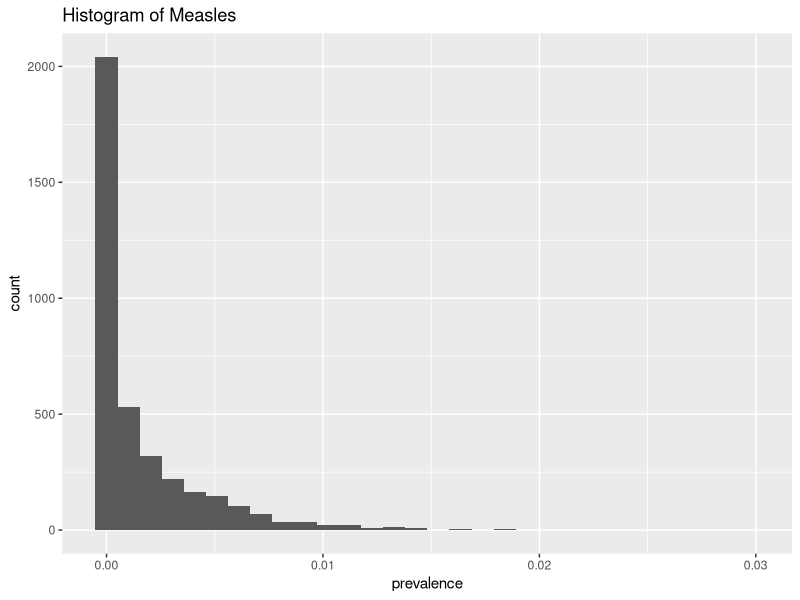
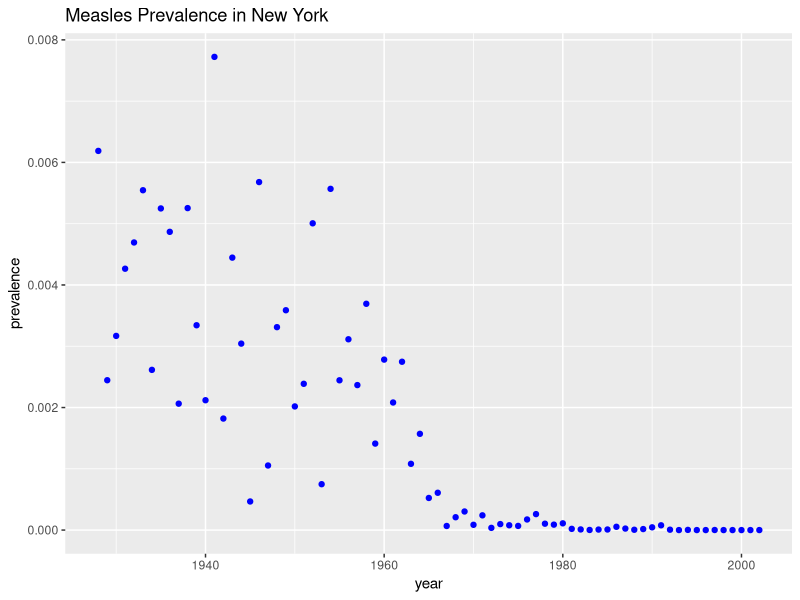
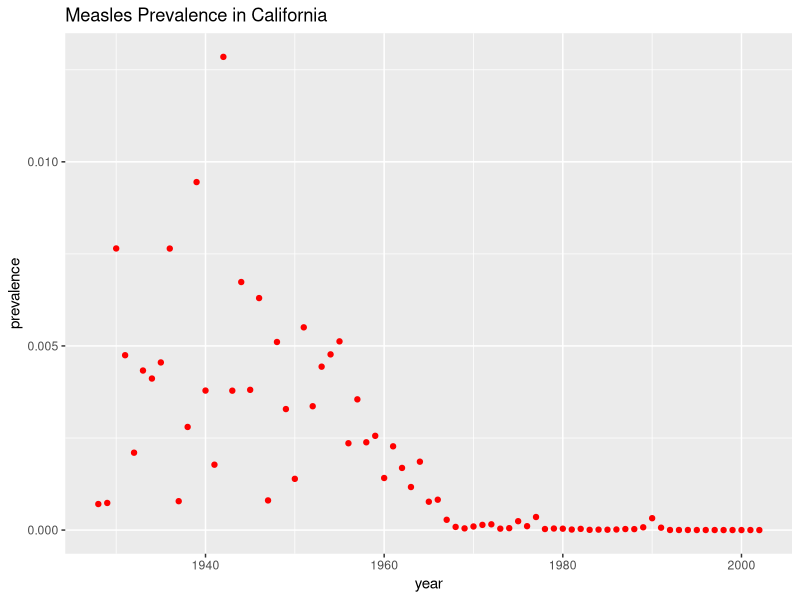

R code for these plots, in order: (Note: this script raises an error after producing the figures.)
## ---- chunk 1
knitr::opts_chunk$set(echo = TRUE, message = FALSE, warning = FALSE) # no need to change these options
library(tidyverse)
library(readxl)
## ---- chunk 2

#reading in the US Measles dataset 
us_measles = read_csv("./data/us_measles.csv")

## ---- chunk 3

#Using ggplot to create histogram
ggplot(data = us_measles) +
  geom_histogram(aes(x = prevalence)) + 
  labs(title = "Histogram of Measles")

## ---- chunk 4

#extract 1940 prevalence
prev_1940 = filter(us_measles, year == 1940) %>% 
  pull(prevalence)

#extract 1990 prevalence
prev_1990 = filter(us_measles, year == 1990) %>%
  pull(prevalence)

## ---- chunk 5

us_measles_NY = filter(us_measles, state == "New York")

ggplot(data = us_measles_NY) + 
  geom_point(aes(x = year, y = prevalence), color = 'blue') + 
  labs(title = "Measles Prevalence in New York")

## ---- chunk 6
us_measles_CA = filter(us_measles, state == "California") 

ggplot(data = us_measles_CA) + 
  geom_point(aes(x = year, y = prevalence), color = 'red') +
  labs(title = "Measles Prevalence in California")

## ---- chunk 7

tooth_growth = read_csv("./data/ToothGrowth.csv", skip = 2)  

## ---- chunk 8

tooth_columns <- ncol(tooth)
tooth_rows <- nrow(tooth)
spec((tooth))

## ---- chunk 9

## The code below pulls a vector of tooth lengths for the 0.5 Dose. You can alter this code to pull vectors of the tooth lengths for the other dosages -- you just need to change the "DATA" to the dataframe object you loaded in.


length_dose_05 = filter(tooth_growth, Dose == 0.5) %>%
  pull(Length)

mean_05 <- mean(length_dose_05)
sd_05 <- sd(length_dose_05)

length_dose_1 = filter(tooth_growth, Dose == 1) %>% 
  pull(Length)

mean_1 <- mean(length_dose_1)
sd_1 <- sd(length_dose_1)

length_dose_2 = filter(tooth_growth, Dose == 2) %>% 
  pull(Length)

mean_2 <- mean(length_dose_2)
sd_2 <- sd(length_dose_2)


## ---- chunk 10

ggplot(data = tooth_growth) + 
  geom_boxplot(aes(x = Supplement, y = Length)) +
  labs(title = "Boxplot of Tooth Length by Supplement Type")

## ---- chunk 11

library(readxl)

murders = read_excel("./data/murders.xlsx", sheet = "murders", range = "E5:H56") 

## ---- chunk 12

murders_columns <- ncol(murders)
murders_rows <- nrow(murders)
spec(murders) 

## ---- chunk 13

# Wrong Code
# ggplot(data = murder) %>% 
#   geom_histogram(y = total_murders) + 
#   labs(title = "Histogram of Murders", x = "cities")


ggplot(data = murders) +
  geom_histogram(aes(x = total_murders)) +  
  labs(title = "Histogram of Murders", x = "total murders")
## ---- chunk 14

# Wrong Code below
# ggplot(data = murders) + 
#   geom_scatter(aes(y = population, x = totalmurders), color = region) +  
#   labs(title = "Murders by Population and Region", x = "population", y = "region")

ggplot(data = murders) + 
  geom_point(aes(y = population, x = total_murders, color = region)) +  
  labs(title = "Murders by Population and Region", x = "Murders", y = "Population")

